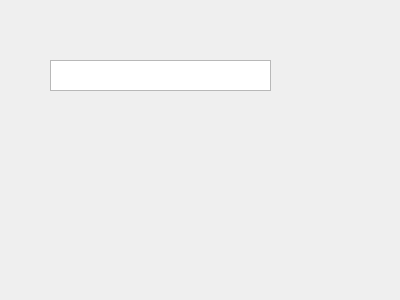
<?xml version="1.0" encoding="UTF-8"?>
<ui version="4.0">
 <class>Dialog</class>
 <widget class="QDialog" name="Dialog">
  <property name="geometry">
   <rect>
    <x>0</x>
    <y>0</y>
    <width>400</width>
    <height>300</height>
   </rect>
  </property>
  <property name="windowTitle">
   <string>Dialog</string>
  </property>
  <widget class="QTextEdit" name="textEdit">
   <property name="geometry">
    <rect>
     <x>50</x>
     <y>60</y>
     <width>221</width>
     <height>31</height>
    </rect>
   </property>
  </widget>
 </widget>
 <layoutdefault spacing="6" margin="11"/>
 <resources/>
 <connections/>
</ui>
